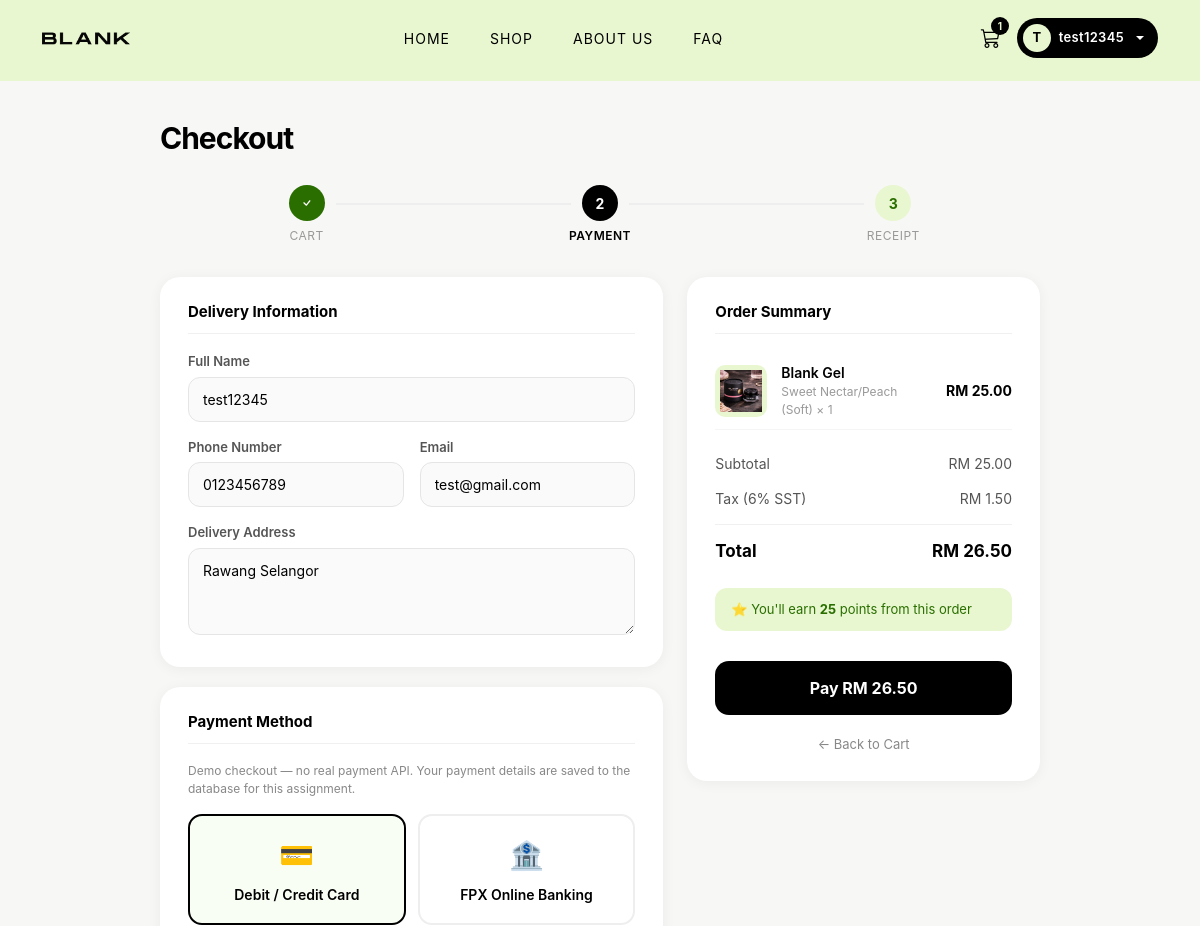
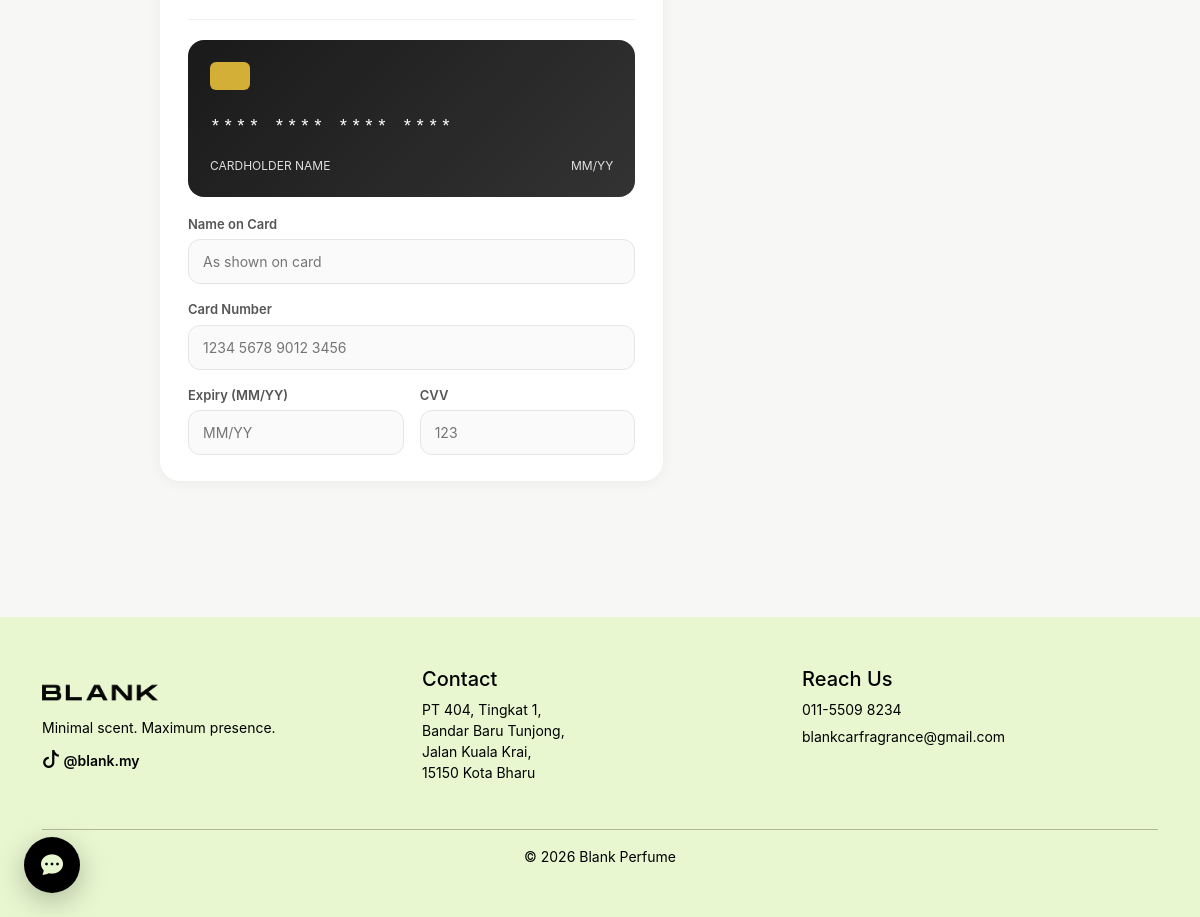
The page /checkout.php (signed in) on the database its author committed (2 pictures, top to bottom).
### tables this page shows
CREATE TABLE `users` (
  `id` int(11) NOT NULL,
  `username` varchar(100) NOT NULL,
  `email` varchar(150) NOT NULL,
  `password` varchar(255) NOT NULL,
  `created_at` timestamp NOT NULL DEFAULT current_timestamp(),
  `phone` varchar(20) DEFAULT NULL,
  `address` text DEFAULT NULL
);

CREATE TABLE `cart` (
  `id` int(11) NOT NULL,
  `user_id` int(11) NOT NULL,
  `product_id` int(11) NOT NULL,
  `quantity` int(11) DEFAULT 1,
  `created_at` timestamp NOT NULL DEFAULT current_timestamp()
);

CREATE TABLE `products` (
  `id` int(11) NOT NULL,
  `name` varchar(100) NOT NULL,
  `variant` varchar(100) NOT NULL,
  `type` enum('gel','liquid') NOT NULL,
  `price` decimal(10,2) NOT NULL,
  `image` varchar(200) DEFAULT NULL,
  `stock` int(11) DEFAULT 100,
  `created_at` timestamp NOT NULL DEFAULT current_timestamp(),
  `description` text DEFAULT NULL
);

### includes/helpers.php (called while the page is built, shortened)
<?php
function product_image_src(?string $filename): string
{
    $filename = trim((string) $filename);
    $imgDir = dirname(__DIR__) . DIRECTORY_SEPARATOR . 'img' . DIRECTORY_SEPARATOR;
    if (is_file($imgDir . $filename)) {
        return 'img/' . rawurlencode($filename);
    }
    return 'img/blank-logo.png';
}

### checkout.php (the view, shortened to what this page needs)
<?php include "config.php"; ?>
<?php
$uid = (int) $_SESSION['user_id'];
$items = $conn->query("
    SELECT c.id as cart_id, c.quantity, p.id as product_id,
           p.name, p.variant, p.price, p.image, p.stock
    FROM cart c JOIN products p ON c.product_id = p.id
    WHERE c.user_id = $uid
");
$rows = [];
$subtotal = 0;
while ($r = $items->fetch_assoc()) {
  $rows[] = $r;
  $subtotal += $r['price'] * $r['quantity'];
}
$discount_amt = (float) ($_POST['discount_amount'] ?? 0);
$points_discount = (float) ($_POST['points_discount'] ?? 0);
$after_discount = max(0, $subtotal - $discount_amt - $points_discount);
$tax = round($after_discount * 0.06, 2);
$total = round($after_discount + $tax, 2);
$points_earned = (int) floor($subtotal);
$user = $conn->query("SELECT * FROM users WHERE id = $uid")->fetch_assoc();
?>
<!DOCTYPE html>
<html lang="en">
<head>
  <link href="https://cdn.jsdelivr.net/npm/bootstrap@5.3.0/dist/css/bootstrap.min.css" rel="stylesheet">
  <link href="https://cdn.jsdelivr.net/npm/bootstrap-icons/font/bootstrap-icons.css" rel="stylesheet">
  <link rel="stylesheet" href="styles/homestyle.css">
</head>
<body>
  <?php include 'partials/navbar.php'; ?>
  <div class="page-wrap">
    <div class="page-title">Checkout</div>
    <div class="steps">
      <div class="step done">
        <div class="step-circle"><i class="bi bi-check"></i></div>
        <div class="step-label">CART</div>
      </div>
      <div class="step active">
        <div class="step-circle">2</div>
        <div class="step-label">PAYMENT</div>
      </div>
      <div class="step">
        <div class="step-circle">3</div>
        <div class="step-label">RECEIPT</div>
      </div>
    </div>
    <form method="POST" id="checkoutForm" novalidate>
      <div class="row g-4">
        <div class="col-md-7">
          <div class="section-card">
            <h5>Delivery Information</h5>
            <div class="row g-3">
              <div class="col-12">
                <label class="field-label">Full Name</label>
                <input class="field-input" type="text" name="delivery_name"
                  value="<?php echo htmlspecialchars($_POST['delivery_name'] ?? $user['username']); ?>" required>
              </div>
              <div class="col-md-6">
                <label class="field-label">Phone Number</label>
                <input class="field-input" type="text" name="delivery_phone"
                  value="<?php echo htmlspecialchars($_POST['delivery_phone'] ?? ($user['phone'] ?? '')); ?>"
                  placeholder="e.g. 011-1234 5678" required>
              </div>
              <div class="col-md-6">
                <label class="field-label">Email</label>
                <input class="field-input" type="email" name="delivery_email"
                  value="<?php echo htmlspecialchars($_POST['delivery_email'] ?? $user['email']); ?>" required>
              </div>
              <div class="col-12">
                <label class="field-label">Delivery Address</label>
                <textarea class="field-input" name="delivery_address" rows="3" placeholder="Enter your full delivery address"
                  required><?php echo htmlspecialchars($_POST['delivery_address'] ?? ($user['address'] ?? '')); ?></textarea>
              </div>
            </div>
          </div>
          <div class="section-card">
            <h5>Payment Method</h5>
            <p class="pay-note mb-3">Demo checkout — no real payment API. Your payment details are saved to the database for this assignment.</p>
            <div class="method-grid">
              <label class="method-card selected" data-method="card">
                <div class="method-icon">💳</div>
                <div class="method-name">Debit / Credit Card</div>
              </label>
              <label class="method-card" data-method="fpx">
                <div class="method-icon">🏦</div>
                <div class="method-name">FPX Online Banking</div>
              </label>
            </div>
            <div class="payment-panel active" id="panel-card">
              <div class="card-preview">
                <div class="chip"></div>
                <div class="number" id="previewNumber">**** **** **** ****</div>
                <div class="meta">
                  <span id="previewName">CARDHOLDER NAME</span>
                  <span id="previewExpiry">MM/YY</span>
                </div>
              </div>
              <div class="row g-3">
                <div class="col-12">
                  <label class="field-label">Name on Card</label>
                  <input class="field-input" type="text" name="card_holder" id="cardHolder" placeholder="As shown on card"
                    autocomplete="cc-name">
                </div>
                <div class="col-12">
                  <label class="field-label">Card Number</label>
                  <input class="field-input" type="text" name="card_number" id="cardNumber" placeholder="1234 5678 9012 3456"
                    maxlength="19" inputmode="numeric" autocomplete="cc-number">
                </div>
                <div class="col-md-6">
                  <label class="field-label">Expiry (MM/YY)</label>
                  <input class="field-input" type="text" name="card_expiry" id="cardExpiry" placeholder="MM/YY" maxlength="5"
                    autocomplete="cc-exp">
                </div>
                <div class="col-md-6">
                  <label class="field-label">CVV</label>
                  <input class="field-input" type="password" name="card_cvv" id="cardCvv" placeholder="123" maxlength="4"
                    autocomplete="cc-csc">
                </div>
              </div>
            </div>
          </div>
        </div>
        <div class="col-md-5">
          <div class="section-card">
            <h5>Order Summary</h5>
            <?php foreach ($rows as $r): ?>
              <div class="oi-row">
                <div class="oi-img"><img src="<?php echo htmlspecialchars(product_image_src($r['image'])); ?>" alt=""></div>
                <div style="flex:1;">
                  <div style="font-weight:600;"><?php echo htmlspecialchars($r['name']); ?></div>
                  <div style="font-size:12px;color:#999;"><?php echo htmlspecialchars($r['variant']); ?> × <?php echo (int) $r['quantity']; ?></div>
                </div>
                <div style="font-weight:700;">RM <?php echo number_format($r['price'] * $r['quantity'], 2); ?></div>
              </div>
            <?php endforeach; ?>
            <div style="margin-top:16px;">
              <div class="summary-row"><span>Subtotal</span><span>RM <?php echo number_format($subtotal, 2); ?></span></div>
              <div class="summary-row"><span>Tax (6% SST)</span><span>RM <?php echo number_format($tax, 2); ?></span></div>
              <div class="summary-row total"><span>Total</span><span>RM <?php echo number_format($total, 2); ?></span></div>
            </div>
            <div class="points-banner mt-3">⭐ You'll earn <strong><?php echo $points_earned; ?></strong> points from this order</div>
            <button type="submit" name="pay" class="btn-pay">Pay RM <?php echo number_format($total, 2); ?></button>
            <div class="text-center mt-3"><a href="cart.php" style="font-size:13px;color:#888;text-decoration:none;">← Back to Cart</a></div>
          </div>
        </div>
      </div>
    </form>
  </div>
  <?php include 'partials/footer.php'; ?>
</body>
</html>

### styles/homestyle.css (style rules this page uses)
body { font-family: -apple-system, BlinkMacSystemFont, "SF Pro Display", "SF Pro Text", "Helvetica Neue", Arial, sans-serif; background-color: #ffffff; color: #000; overflow-x: hidden; padding-top: 80px; }

### checkout.php (style rules this page uses)
body { background: #f7f7f5; }
.page-wrap { max-width: 920px; margin: 36px auto; padding: 0 20px 80px; }
.page-title { font-size: 30px; font-weight: 700; letter-spacing: -1px; margin-bottom: 24px; }
.section-card { background: #fff; border-radius: 20px; padding: 26px 28px; box-shadow: 0 2px 14px rgba(0, 0, 0, 0.05); margin-bottom: 20px; }
.section-card h5 { font-weight: 700; font-size: 15px; border-bottom: 1.5px solid #f0f0f0; padding-bottom: 12px; margin-bottom: 18px; }
.steps { display: flex; gap: 0; margin-bottom: 32px; }
.step { flex: 1; text-align: center; position: relative; }
.step-circle { width: 36px; height: 36px; border-radius: 50%; background: #e8f7d0; color: #2a6e00; font-weight: 700; font-size: 14px; display: flex; align-items: center; justify-content: center; margin: 0 auto 6px; }
.step.active .step-circle { background: #000; color: #fff; }
.step.done .step-circle { background: #2a6e00; color: #fff; }
.step-label { font-size: 12px; color: #999; letter-spacing: .5px; }
.step.active .step-label { color: #000; font-weight: 600; }
.step::after { content: ''; position: absolute; top: 18px; left: 60%; width: 80%; height: 2px; background: #eee; z-index: 0; }
.step:last-child::after { display: none; }
.method-grid { display: grid; grid-template-columns: 1fr 1fr; gap: 12px; }
.method-card { border: 2px solid #eee; border-radius: 14px; padding: 18px 12px; text-align: center; cursor: pointer; transition: .2s; }
.method-card.selected { border-color: #000; background: #f9fef4; }
.method-icon { font-size: 28px; margin-bottom: 8px; }
.method-name { font-size: 14px; font-weight: 600; }
.payment-panel { display: none; margin-top: 20px; padding-top: 20px; border-top: 1.5px solid #f0f0f0; }
.payment-panel.active { display: block; }
.card-preview { background: linear-gradient(135deg, #1a1a1a, #333); color: #fff; border-radius: 16px; padding: 22px; margin-bottom: 18px; min-height: 140px; }
.card-preview .chip { width: 40px; height: 28px; background: #d4af37; border-radius: 6px; margin-bottom: 24px; }
.card-preview .number { font-size: 18px; letter-spacing: 2px; font-family: monospace; margin-bottom: 16px; }
.card-preview .meta { display: flex; justify-content: space-between; font-size: 12px; opacity: .85; }
.oi-row { display: flex; align-items: center; gap: 14px; padding: 10px 0; border-bottom: 1px solid #f5f5f5; font-size: 14px; }
.oi-img { width: 52px; height: 52px; background: #e8f7d0; border-radius: 10px; display: flex; align-items: center; justify-content: center; overflow: hidden; flex-shrink: 0; }
.oi-img img { height: 42px; object-fit: contain; }
.summary-row { display: flex; justify-content: space-between; font-size: 14px; padding: 7px 0; color: #555; }
.summary-row.total { font-weight: 700; font-size: 17px; color: #000; border-top: 1.5px solid #f0f0f0; margin-top: 8px; padding-top: 14px; }
.btn-pay { width: 100%; background: #000; color: #fff; border: none; border-radius: 14px; padding: 15px; font-size: 16px; font-weight: 700; cursor: pointer; transition: .2s; margin-top: 14px; }
.points-banner { background: #e8f7d0; border-radius: 12px; padding: 12px 16px; font-size: 13px; color: #2a6e00; margin-bottom: 16px; }
label.field-label { font-size: 13px; font-weight: 600; color: #555; margin-bottom: 5px; display: block; }
.field-input { width: 100%; border: 1.5px solid #e5e5e5; border-radius: 12px; padding: 11px 14px; font-size: 14px; outline: none; transition: .2s; background: #fafafa; }
.pay-note { font-size: 12px; color: #888; margin-top: 10px; }

### rows shown on the page
users: delivery_name "test12345", delivery_phone "0123456789", delivery_email "test@gmail.com", delivery_address "Rawang Selangor"
cart: product.image (placeholder picture), product.name "Blank Gel", product.variant "Sweet Nectar/Peach (Soft)", quantity "1", $r['price']*$r['quantity'] "25.00"

### other values the page prints
$cart_count "1"
substr($_SESSION['username'], 0, 1) "T"
$_SESSION['username'] "test12345"
$subtotal "25.00"
$tax "1.50"
$total "26.50"
$points_earned "25"
